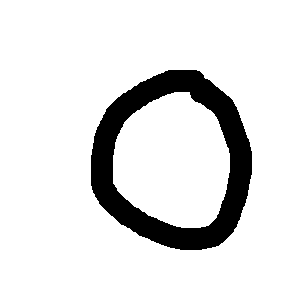
#> input picture data/digits/0_1.png, 308 x 308 px
$ python digit_recognition_2.py
#> lines starting #> are read from the running program, lines starting #| are printed output that depends on the picture; after the words box and inside, x2 and y2 are one past the last pixel; in counts of white or black regions, pixels touching at a corner belong together
import numpy as np
from PIL import Image
import matplotlib.pyplot as plt

imagen = Image.open("../data/digits/0_1.png")
#> imagen is the input picture: PIL image 308x308 RGB; 89.1% white; 1 black region, box (x1, y1, x2, y2) and area: (91, 70, 252, 250) 10356
array_imagen = np.array(imagen)

imagen_redimensionada = imagen.resize((30, 30))
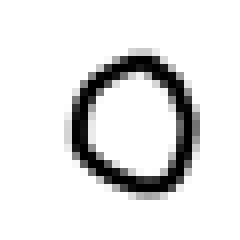
#> imagen_redimensionada: PIL image 30x30 RGB (shown 8 times larger); min 0, max 255, mean 227.1

print("Dimensiones de la imagen:", array_imagen.shape)
#| Dimensiones de la imagen: (308, 308, 3)
print("Array de la imagen:\n", array_imagen)
#> (printed output is left out)

f, ax = plt.subplots(figsize=(6, 6))
ax.imshow(imagen_redimensionada, cmap='gray')
ax.axis('off')
plt.show()
